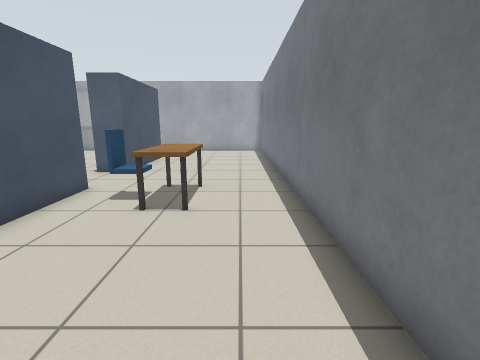
[1] (above)

17 first-person views from a walk through a Gazebo world. The camera is 1.1 m above the floor, tilts 12° down and sees 85° across. The floor is counted in squares, 0.5 m on a side. Each view is taken from the middle of a square. On the plan, view 1 faces up. The plan holds only what a view shows up to about 17 squares ahead; the rest is blank.

[2]
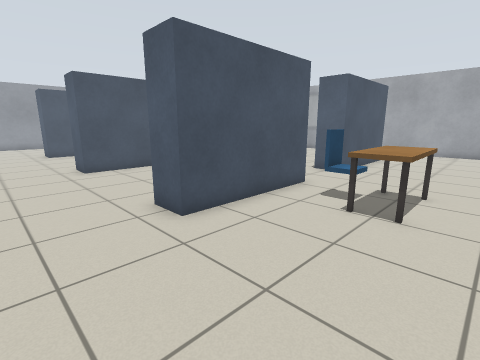

[3]
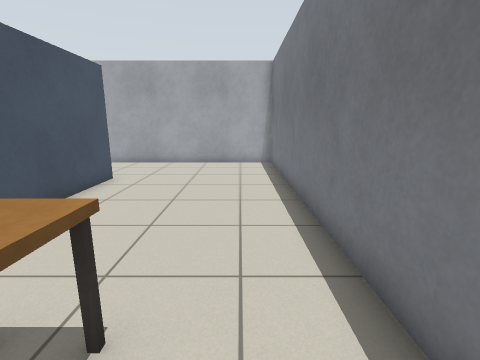

[4]
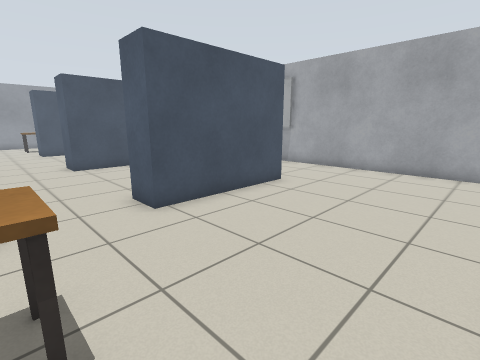

[5]
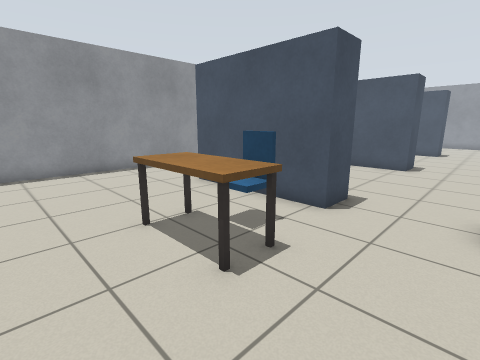

[6]
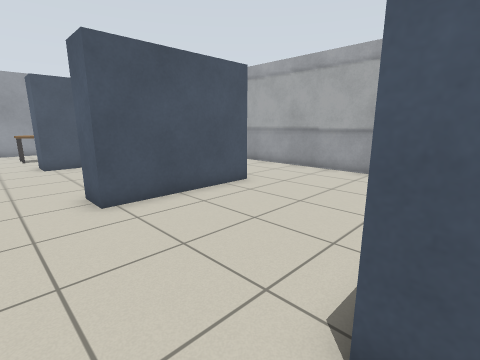

[7]
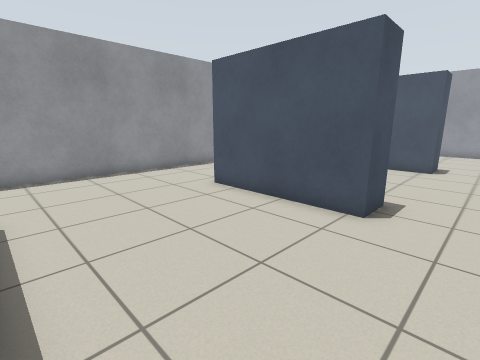

[8]
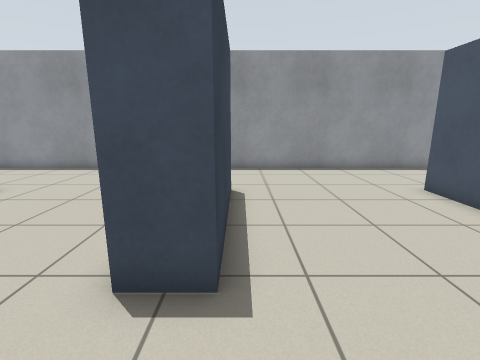

[9]
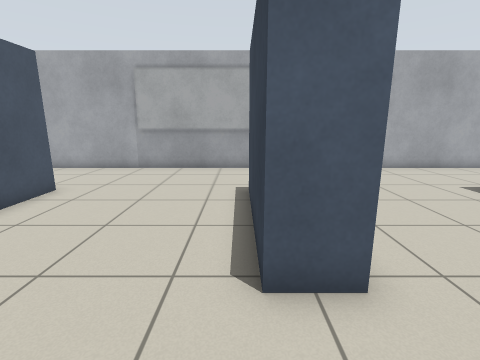

[10]
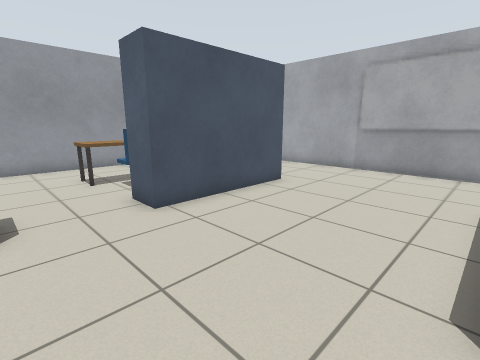

[11]
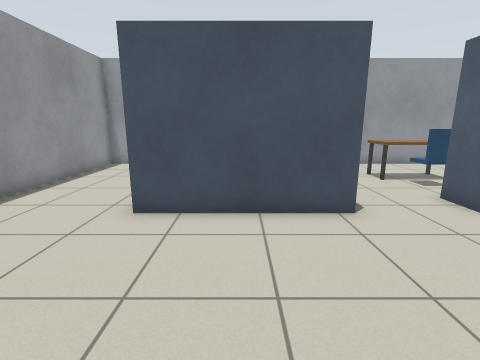

[12]
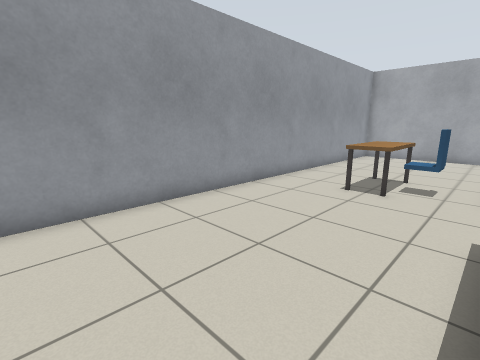

[13]
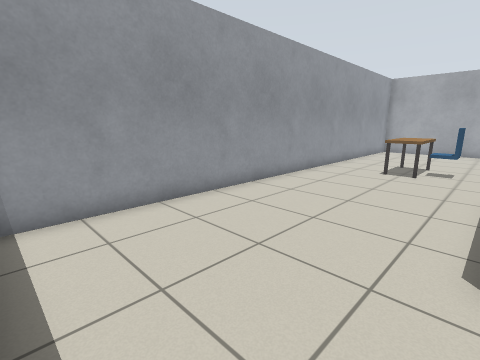

[14]
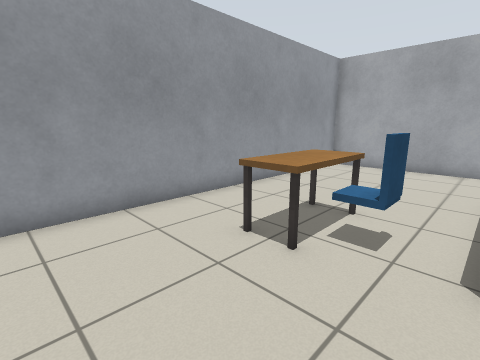

[15]
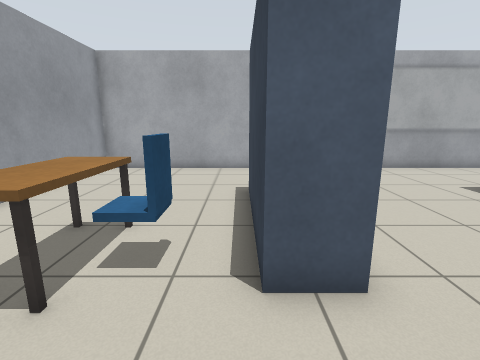

[16]
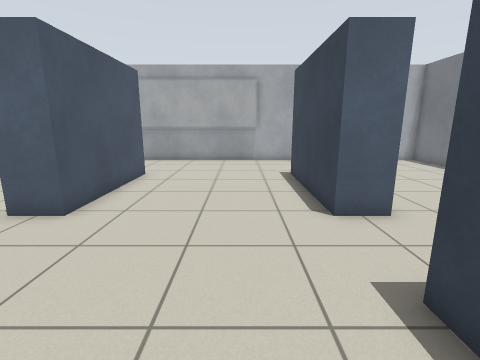

[17]
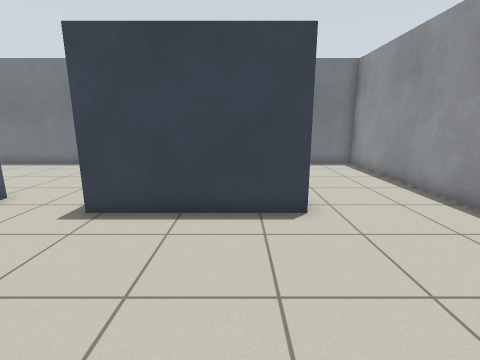

### Floor plan
Key: @ floor where view 1 was taken; # wall or solid block; . floor; C chair; O other object.
Columns run from 30 left of view 1 to 2 right of it. Each row starts with its distance up from view 1.
 23 ###########           ###########
 22 #.........#############.........#
 21 #...............................#
 20 #...............................#
 19 #...............................#
 18 #...............................#
 17 #.......#.......#.......#.......#
 16 #.......#.......#.......#.......#
 15 #.......#.......#.......#.......#
 14 #...O...#.......#.......#.......#
 13 #...OCC.#.......#.......#.......#
 12 #...O...........................#
 11 #...............................#
 10 #...............................#
  9 #...........................O...#
  8 #.......#.......#.......#.CCO...#
  7 #.......#.......#.......#...O...#
  6 #.......#.......#.......#.......#
  5 #.......#.......#.......#.......#
  4 #.......#.......#.......#.......#
  3 #...............................#
  2 #...............................#
  1 #...............................#
  0 #.............................@.#
 -1 #...............................#
 -2 #################################

Positions as (right, up) in squares from view 1, and headings:
1: (0, 0), facing up
2: (0, 0), facing up-left
3: (0, 7), facing up
4: (1, 9), facing up-left
5: (1, 12), facing down-left
6: (-6, 10), facing up-left
7: (-7, 11), facing down-left
8: (-15, 12), facing down
9: (-15, 9), facing up
10: (-15, 9), facing up-left
11: (-15, 6), facing left
12: (-23, 3), facing up-left
13: (-23, -1), facing up-left
14: (-23, 8), facing up-left
15: (-23, 9), facing up
16: (-9, 6), facing up
17: (-13, 5), facing right
